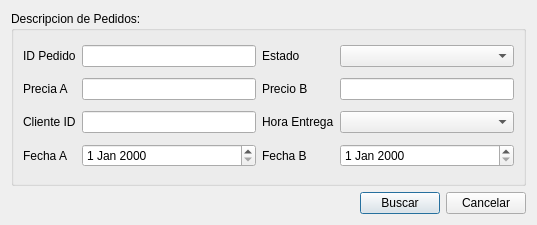
<?xml version="1.0" encoding="UTF-8"?>
<ui version="4.0">
 <class>Dialog</class>
 <widget class="QDialog" name="Dialog">
  <property name="geometry">
   <rect>
    <x>0</x>
    <y>0</y>
    <width>537</width>
    <height>225</height>
   </rect>
  </property>
  <property name="windowTitle">
   <string>Dialog</string>
  </property>
  <layout class="QVBoxLayout" name="verticalLayout">
   <item>
    <widget class="QGroupBox" name="groupBox">
     <property name="title">
      <string>Descripcion de Pedidos:</string>
     </property>
     <property name="checkable">
      <bool>false</bool>
     </property>
     <layout class="QGridLayout" name="gridLayout">
      <item row="1" column="2">
       <widget class="QLabel" name="priceBLabel">
        <property name="text">
         <string>Precio B</string>
        </property>
       </widget>
      </item>
      <item row="0" column="0">
       <widget class="QLabel" name="orderiDLabel">
        <property name="text">
         <string>ID Pedido</string>
        </property>
       </widget>
      </item>
      <item row="0" column="2">
       <widget class="QLabel" name="statusLabel">
        <property name="text">
         <string>Estado</string>
        </property>
       </widget>
      </item>
      <item row="2" column="0">
       <widget class="QLabel" name="customnerLabel">
        <property name="text">
         <string>Cliente ID</string>
        </property>
       </widget>
      </item>
      <item row="2" column="2">
       <widget class="QLabel" name="deliveryTimeLabel">
        <property name="text">
         <string>Hora Entrega</string>
        </property>
       </widget>
      </item>
      <item row="1" column="4">
       <widget class="QLineEdit" name="priceBEdit"/>
      </item>
      <item row="1" column="0">
       <widget class="QLabel" name="priceALabel">
        <property name="text">
         <string>Precia A</string>
        </property>
       </widget>
      </item>
      <item row="0" column="1">
       <widget class="QLineEdit" name="orderIDEdit"/>
      </item>
      <item row="4" column="2">
       <widget class="QLabel" name="dateBLabel">
        <property name="text">
         <string>Fecha B</string>
        </property>
       </widget>
      </item>
      <item row="4" column="0">
       <widget class="QLabel" name="dateALabel">
        <property name="text">
         <string>Fecha A</string>
        </property>
       </widget>
      </item>
      <item row="2" column="1">
       <widget class="QLineEdit" name="customerIDEdit"/>
      </item>
      <item row="2" column="4">
       <widget class="QComboBox" name="deliveryTimeComboBox"/>
      </item>
      <item row="4" column="1">
       <widget class="QDateEdit" name="dateAEdit"/>
      </item>
      <item row="4" column="4">
       <widget class="QDateEdit" name="dateBEdit"/>
      </item>
      <item row="0" column="4">
       <widget class="QComboBox" name="statusComboBox"/>
      </item>
      <item row="1" column="1">
       <widget class="QLineEdit" name="priceAEdit"/>
      </item>
     </layout>
    </widget>
   </item>
   <item>
    <layout class="QHBoxLayout" name="horizontalLayout">
     <item>
      <spacer name="horizontalSpacer">
       <property name="orientation">
        <enum>Qt::Horizontal</enum>
       </property>
       <property name="sizeHint" stdset="0">
        <size>
         <width>40</width>
         <height>20</height>
        </size>
       </property>
      </spacer>
     </item>
     <item>
      <widget class="QPushButton" name="searchButton">
       <property name="text">
        <string>Buscar</string>
       </property>
      </widget>
     </item>
     <item>
      <widget class="QPushButton" name="cancelButton">
       <property name="text">
        <string>Cancelar</string>
       </property>
      </widget>
     </item>
    </layout>
   </item>
  </layout>
 </widget>
 <resources/>
 <connections/>
</ui>
